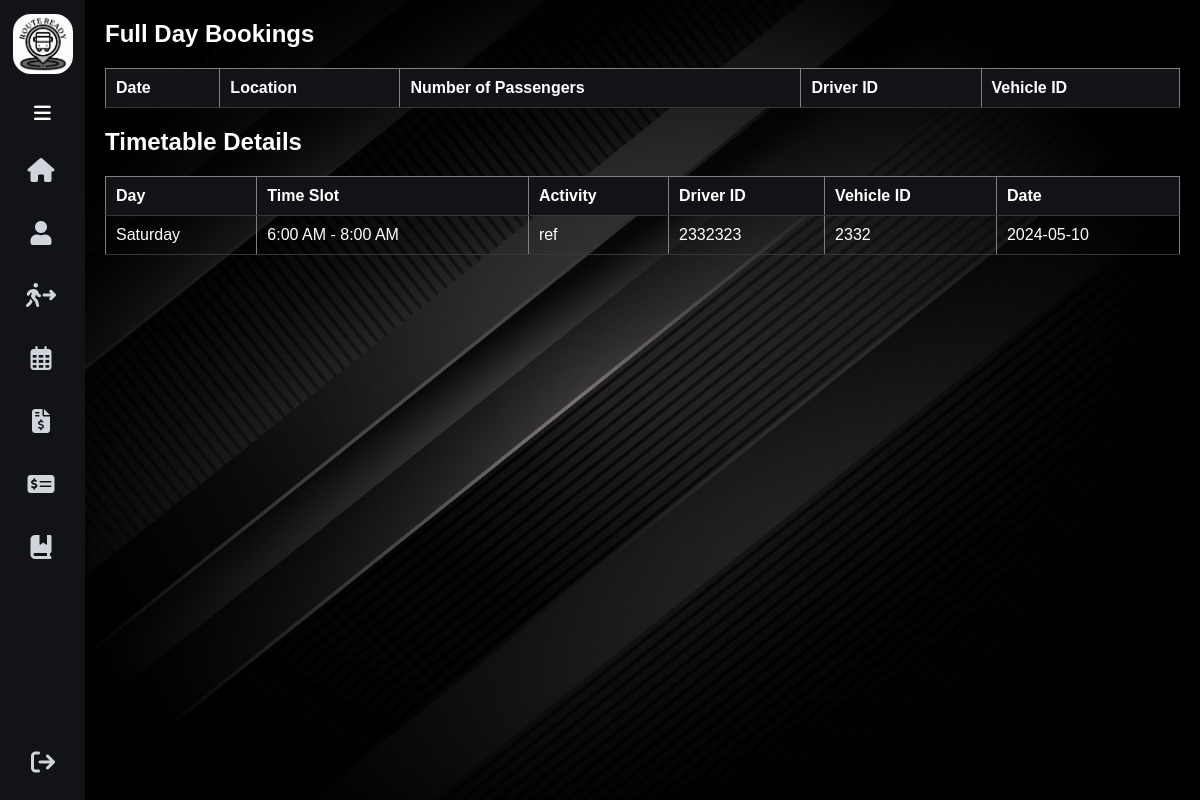
/drivers/viewSchedule (signed in), run on the app's committed database.
### tables this page shows
CREATE TABLE `timetable` (
  `day` varchar(10) NOT NULL,
  `time_slot` varchar(30) NOT NULL,
  `activity` varchar(20) NOT NULL,
  `driver_id` varchar(10) NOT NULL,
  `vehicle_id` varchar(10) NOT NULL,
  `date` date DEFAULT NULL
);

### app/libraries/Core.php (called while the page is built, shortened)
<?php
  class Core {
    protected $currentMethod = 'index';
    public function __construct(){
      $url = $this->getUrl();
      if(!empty($url) && file_exists('../app/controllers/' . ucwords($url[0]). '.php')){
        unset($url[0]);
      }
      $this->currentController = new $this->currentController;
      if(isset($url[1])){
        if(method_exists($this->currentController, $url[1])){
          $this->currentMethod = $url[1];
          unset($url[1]);
        }
      }
      $this->params = !empty($url) ? array_values($url) : [];
      call_user_func_array([$this->currentController, $this->currentMethod], $this->params);
    }
    public function getUrl(){
      if(isset($_GET['url'])){
        $url = rtrim($_GET['url'], '/');
        $url = filter_var($url, FILTER_SANITIZE_URL);
        $url = explode('/', $url);
        return $url;
      } else {
        return [];
      }
    }
  }

### public/index.php (called while the page is built, shortened)
<?php
  $init = new Core;

### app/libraries/Database.php (called while the page is built, shortened)
<?php
class Database{
    private $host = DB_HOST;
    private $user = DB_USER;
    private $pass = DB_PASS;
    private $dbname = DB_NAME;
    private $dbh;
    private $stmt;
    public function __construct(){
        $dsn = 'mysql:host=' . $this->host . ';dbname=' . $this->dbname;
        $options = array(
            PDO::ATTR_PERSISTENT => true,
            PDO::ATTR_ERRMODE => PDO::ERRMODE_EXCEPTION
        );
        try {
            $this->dbh = new PDO($dsn, $this->user, $this->pass, $options);
        } catch(PDOException $e){
            $this->error = $e->getMessage();
            echo $this->error;
        }
    }
    public function query($sql){
        $this->stmt = $this->dbh->prepare($sql);
    }
    public function bind($param, $value, $type = null){
        if(is_null($type)){
            switch(true){
                default:
                    $type = PDO::PARAM_STR;
            }
        }
        $this->stmt->bindValue($param, $value, $type);
    }
    public function execute(){
        return $this->stmt->execute();
    }
    public function resultSet(){
        $this->execute();
        return $this->stmt->fetchAll(PDO::FETCH_OBJ);
    }
}

### app/models/Driver.php (called while the page is built, shortened)
<?php
class Driver {
    private $db;
    public function __construct(){
        $this->db = new Database;
    }
public function getFullDayBookings($date) {
    $this->db->query("SELECT * FROM fullday_timetable WHERE b_date = :date");
    $this->db->bind(':date', $date);
    return $this->db->resultSet();
}
public function getTimetableDetails($date) {
    $this->db->query("SELECT * FROM timetable WHERE `date` = :date");
    $this->db->bind(':date', $date);
    return $this->db->resultSet();
}
}

### app/views/pages/driver/view_schedule.php (the view, shortened to what this page needs)
<head>
    <link rel="stylesheet" href="https://cdnjs.cloudflare.com/ajax/libs/font-awesome/6.4.2/css/all.min.css">
    <link rel="stylesheet" href="<?php echo URLROOT; ?>/css/navbar2.css">
    <link rel="stylesheet" href="https://cdnjs.cloudflare.com/ajax/libs/font-awesome/5.15.4/css/all.min.css">
</head>
<body>
<div class="sidebar">
<div class="top">
    <div class="logo">
        <img src="<?php echo URLROOT; ?>/img/logo.jpg" alt="">
    </div>
    <i class="fa-solid fa-bars" id="btn"></i>
</div>
<div class="buttons">
    <ul>
        <li>
            <a href="home">
                <a href="<?php echo URLROOT; ?>/pages/home/<?= $_SESSION['user_id'] ?>">
                    <i class="fa-solid fa-house"></i>
                </a>
        </li>
    </ul>
    <ul>
        <li>
            <a href="<?php echo URLROOT; ?>/drivers/profile/<?= $_SESSION['user_id'] ?>">
                <i class="fas fa-user"></i>
            </a>
        </li>
    </ul>
    <ul>
        <li>
            <a href="<?php echo URLROOT; ?>/drivers/submitLeaveApplication">
            <i class="fa-solid fa-person-walking-arrow-right"></i>
            </a>
        </li>
    </ul>
    <ul>
        <li>
            <a href="<?php echo URLROOT; ?>/drivers/viewSchedule">
            <i class="fa-regular fa-calendar-days"></i>
            </a>
        </li>
    </ul>
    <ul>
        <li>
            <a href="<?php echo URLROOT; ?>/drivers/viewSalary/<?= $_SESSION['user_id'] ?>">
            <i class="fa-solid fa-file-invoice-dollar"></i>
            </a>
        </li>
    </ul>
    <ul>
        <li>
            <a href="<?php echo URLROOT; ?>/drivers/viewBankDetails">
            <i class="fa-solid fa-money-check-dollar"></i>
            </a>
        </li>
    </ul>
    <ul>
        <li id="showPopup">
            <a href="#" onclick="event.preventDefault();" id="showPopup">
                <i class="fas fa-book-bookmark"></i>
            </a>
        </li>
    </ul>
    <ul class="lobtn">
        <li>
            <a href="<?php echo URLROOT; ?>/users/logout">
                <i class="fas fa-arrow-right-from-bracket"></i>
            </a>
        </li>
    </ul>
</div>
</div>
<div class="main-content">
        <div class="container">
            <div class="header">
<h2>Full Day Bookings</h2>
<table border="1">
    <tr>
        <th>Date</th>
        <th>Location</th>
        <th>Number of Passengers</th>
        <th>Driver ID</th>
        <th>Vehicle ID</th>
    </tr>
</table>
<h2>Timetable Details</h2>
<table border="1">
    <tr>
        <th>Day</th>
        <th>Time Slot</th>
        <th>Activity</th>
        <th>Driver ID</th>
        <th>Vehicle ID</th>
        <th>Date</th>
    </tr>
    <?php foreach ($data['timetableDetails'] as $detail) : ?>
        <tr>
            <td><?php echo $detail->day; ?></td>
            <td><?php echo $detail->time_slot; ?></td>
            <td><?php echo $detail->activity; ?></td>
            <td><?php echo $detail->driver_id; ?></td>
            <td><?php echo $detail->vehicle_id; ?></td>
            <td><?php echo $detail->date; ?></td>
        </tr>
    <?php endforeach; ?>
</table>
</html>

### public/css/navbar2.css (style rules this page uses)
* { margin: 0; padding: 0; text-decoration: none; box-sizing: border-box; font-family: Arial, sans-serif; }
.logo { position: relative; list-style-type: none; height: 50px; margin: 0.8rem auto; line-height: 50px; color:var(--text-light); display: flex; align-items: center; text-decoration: none; border-radius: 0.8rem; transition: all 0.3s ease; }
.logo img { width: 60px; height: 60px; border-radius: 30%; transition: all 0.3s ease; }
.buttons { padding-top: 50px; }
.main-content { position: relative; min-height: 100vh; top: 0; left: 85px; transition: all 0.5s ease; width: calc(100% - 85px); }
.sidebar { position: fixed; top: 0; left: 0; height: 100%; width: 85px; background: var(--primary-color); padding: 0.4rem 0.8rem; transition: all 0.5s ease; z-index: 1000; }
.sidebar #btn { position: absolute; color: var(--white); top: 5.5rem; left: 50%; font-size: 1.2rem; line-height: 50px; transform: translateX(-50%); cursor: pointer; }
.sidebar ul li { position: relative; list-style-type: none; height: 50px; width: 90%; margin: 0.8rem auto; line-height: 50px; }
.sidebar ul li a { color: var(--text-light); display: flex; align-items: center; text-decoration: none; border-radius: 0.8rem; }
.sidebar ul li a i { scale: 1.5; min-width: 50px; text-align: center; height: 50px; border-radius: 12px; line-height: 50px; }
.lobtn { position: absolute; bottom: 0; }

### data on the page
timetable: day "Saturday", time_slot "6:00 AM - 8:00 AM", activity "ref", driver "2332323", vehicle "2332", date "2024-05-10"
